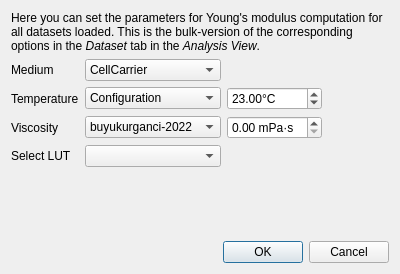
<?xml version="1.0" encoding="UTF-8"?>
<ui version="4.0">
 <class>Dialog</class>
 <widget class="QDialog" name="Dialog">
  <property name="geometry">
   <rect>
    <x>0</x>
    <y>0</y>
    <width>400</width>
    <height>274</height>
   </rect>
  </property>
  <property name="windowTitle">
   <string>Young's modulus computation</string>
  </property>
  <property name="windowIcon">
   <iconset theme="view-statistics">
    <normaloff>.</normaloff>.</iconset>
  </property>
  <layout class="QVBoxLayout" name="verticalLayout">
   <item>
    <widget class="QLabel" name="label">
     <property name="text">
      <string>&lt;html&gt;&lt;head/&gt;&lt;body&gt;&lt;p&gt;Here you can set the parameters for Young's modulus computation for all datasets loaded. This is the bulk-version of the corresponding options in the &lt;span style=&quot; font-style:italic;&quot;&gt;Dataset  &lt;/span&gt; tab in the &lt;span style=&quot; font-style:italic;&quot;&gt;Analysis View&lt;/span&gt;.&lt;/p&gt;&lt;/body&gt;&lt;/html&gt;</string>
     </property>
     <property name="wordWrap">
      <bool>true</bool>
     </property>
    </widget>
   </item>
   <item>
    <layout class="QGridLayout" name="gridLayout">
     <item row="1" column="2">
      <widget class="DoubleSpinBoxNan" name="doubleSpinBox_temp">
       <property name="wrapping">
        <bool>false</bool>
       </property>
       <property name="readOnly">
        <bool>false</bool>
       </property>
       <property name="specialValueText">
        <string/>
       </property>
       <property name="suffix">
        <string>°C</string>
       </property>
       <property name="minimum">
        <double>10.000000000000000</double>
       </property>
       <property name="maximum">
        <double>45.000000000000000</double>
       </property>
       <property name="value">
        <double>23.000000000000000</double>
       </property>
      </widget>
     </item>
     <item row="0" column="1">
      <widget class="QComboBox" name="comboBox_medium">
       <property name="currentIndex">
        <number>0</number>
       </property>
       <item>
        <property name="text">
         <string>CellCarrier</string>
        </property>
       </item>
       <item>
        <property name="text">
         <string>CellCarrier B</string>
        </property>
       </item>
       <item>
        <property name="text">
         <string>water</string>
        </property>
       </item>
       <item>
        <property name="text">
         <string>other</string>
        </property>
       </item>
       <item>
        <property name="text">
         <string>unknown</string>
        </property>
       </item>
      </widget>
     </item>
     <item row="0" column="0">
      <widget class="QLabel" name="label_6">
       <property name="text">
        <string>Medium</string>
       </property>
      </widget>
     </item>
     <item row="1" column="3">
      <spacer name="horizontalSpacer">
       <property name="orientation">
        <enum>Qt::Horizontal</enum>
       </property>
       <property name="sizeHint" stdset="0">
        <size>
         <width>0</width>
         <height>20</height>
        </size>
       </property>
      </spacer>
     </item>
     <item row="2" column="1">
      <widget class="QComboBox" name="comboBox_visc_model">
       <item>
        <property name="text">
         <string>buyukurganci-2022</string>
        </property>
       </item>
       <item>
        <property name="text">
         <string>herold-2017</string>
        </property>
       </item>
      </widget>
     </item>
     <item row="1" column="1">
      <widget class="QComboBox" name="comboBox_temp">
       <item>
        <property name="text">
         <string>Configuration</string>
        </property>
       </item>
       <item>
        <property name="text">
         <string>Feature</string>
        </property>
       </item>
       <item>
        <property name="text">
         <string>Manual</string>
        </property>
       </item>
      </widget>
     </item>
     <item row="2" column="0">
      <widget class="QLabel" name="label_8">
       <property name="text">
        <string>Viscosity</string>
       </property>
      </widget>
     </item>
     <item row="1" column="0">
      <widget class="QLabel" name="label_temp">
       <property name="text">
        <string>Temperature</string>
       </property>
      </widget>
     </item>
     <item row="2" column="2">
      <widget class="DoubleSpinBoxNan" name="doubleSpinBox_visc">
       <property name="showGroupSeparator" stdset="0">
        <bool>false</bool>
       </property>
       <property name="suffix">
        <string> mPa·s</string>
       </property>
      </widget>
     </item>
     <item row="3" column="0">
      <widget class="QLabel" name="label_2">
       <property name="text">
        <string>Select LUT</string>
       </property>
      </widget>
     </item>
     <item row="3" column="1">
      <widget class="QComboBox" name="comboBox_lut"/>
     </item>
    </layout>
   </item>
   <item>
    <spacer name="verticalSpacer">
     <property name="orientation">
      <enum>Qt::Vertical</enum>
     </property>
     <property name="sizeHint" stdset="0">
      <size>
       <width>20</width>
       <height>0</height>
      </size>
     </property>
    </spacer>
   </item>
   <item>
    <widget class="QDialogButtonBox" name="buttonBox">
     <property name="orientation">
      <enum>Qt::Horizontal</enum>
     </property>
     <property name="standardButtons">
      <set>QDialogButtonBox::Cancel|QDialogButtonBox::Ok</set>
     </property>
    </widget>
   </item>
  </layout>
 </widget>
 <customwidgets>
  <customwidget>
   <class>DoubleSpinBoxNan</class>
   <extends>QDoubleSpinBox</extends>
   <header>shapeout2.gui.widgets</header>
  </customwidget>
 </customwidgets>
 <resources/>
 <connections>
  <connection>
   <sender>buttonBox</sender>
   <signal>accepted()</signal>
   <receiver>Dialog</receiver>
   <slot>accept()</slot>
   <hints>
    <hint type="sourcelabel">
     <x>248</x>
     <y>254</y>
    </hint>
    <hint type="destinationlabel">
     <x>157</x>
     <y>274</y>
    </hint>
   </hints>
  </connection>
  <connection>
   <sender>buttonBox</sender>
   <signal>rejected()</signal>
   <receiver>Dialog</receiver>
   <slot>reject()</slot>
   <hints>
    <hint type="sourcelabel">
     <x>316</x>
     <y>260</y>
    </hint>
    <hint type="destinationlabel">
     <x>286</x>
     <y>274</y>
    </hint>
   </hints>
  </connection>
 </connections>
</ui>
